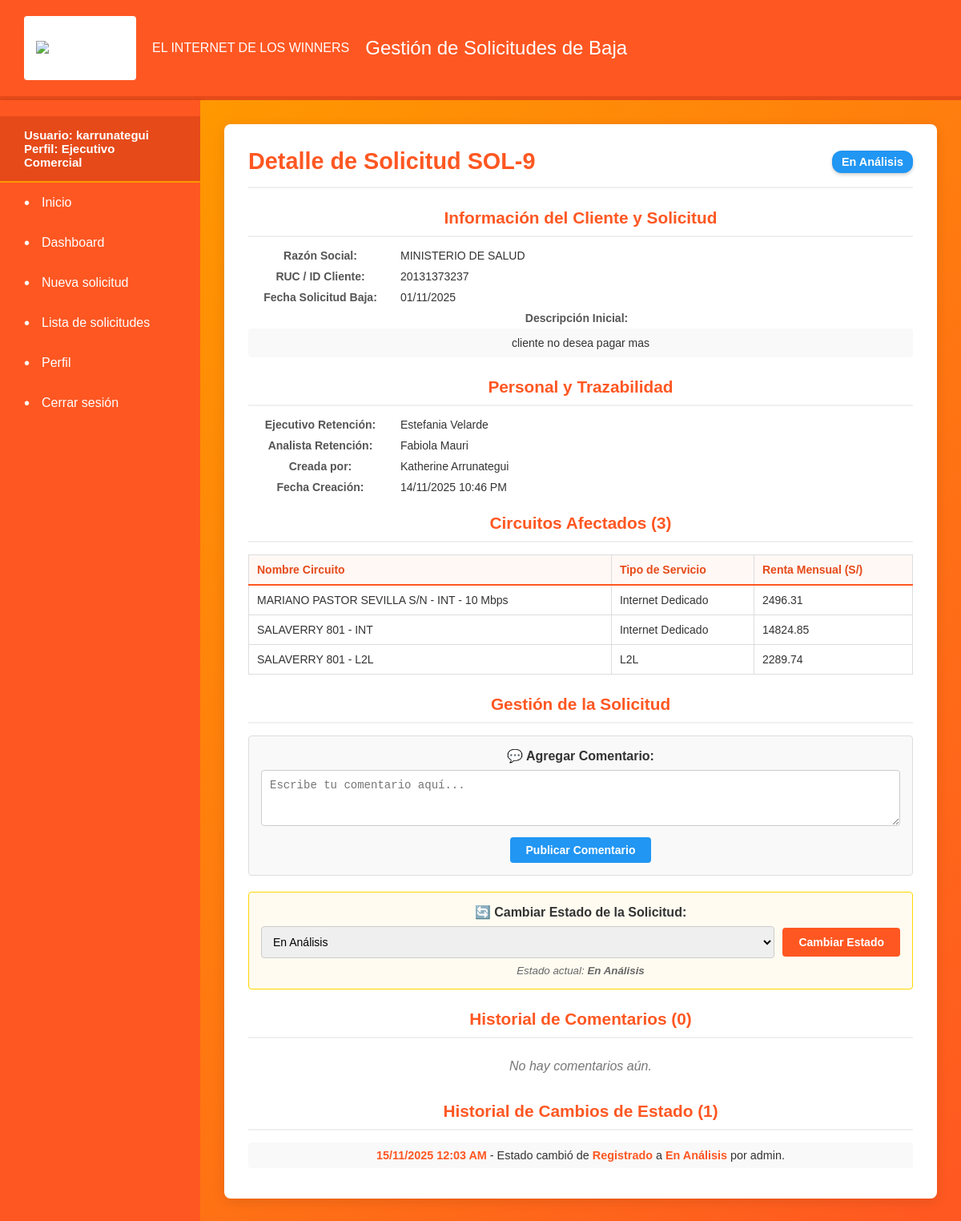
Before: /solicitud/detalle/9/ (signed in) with the older database file.
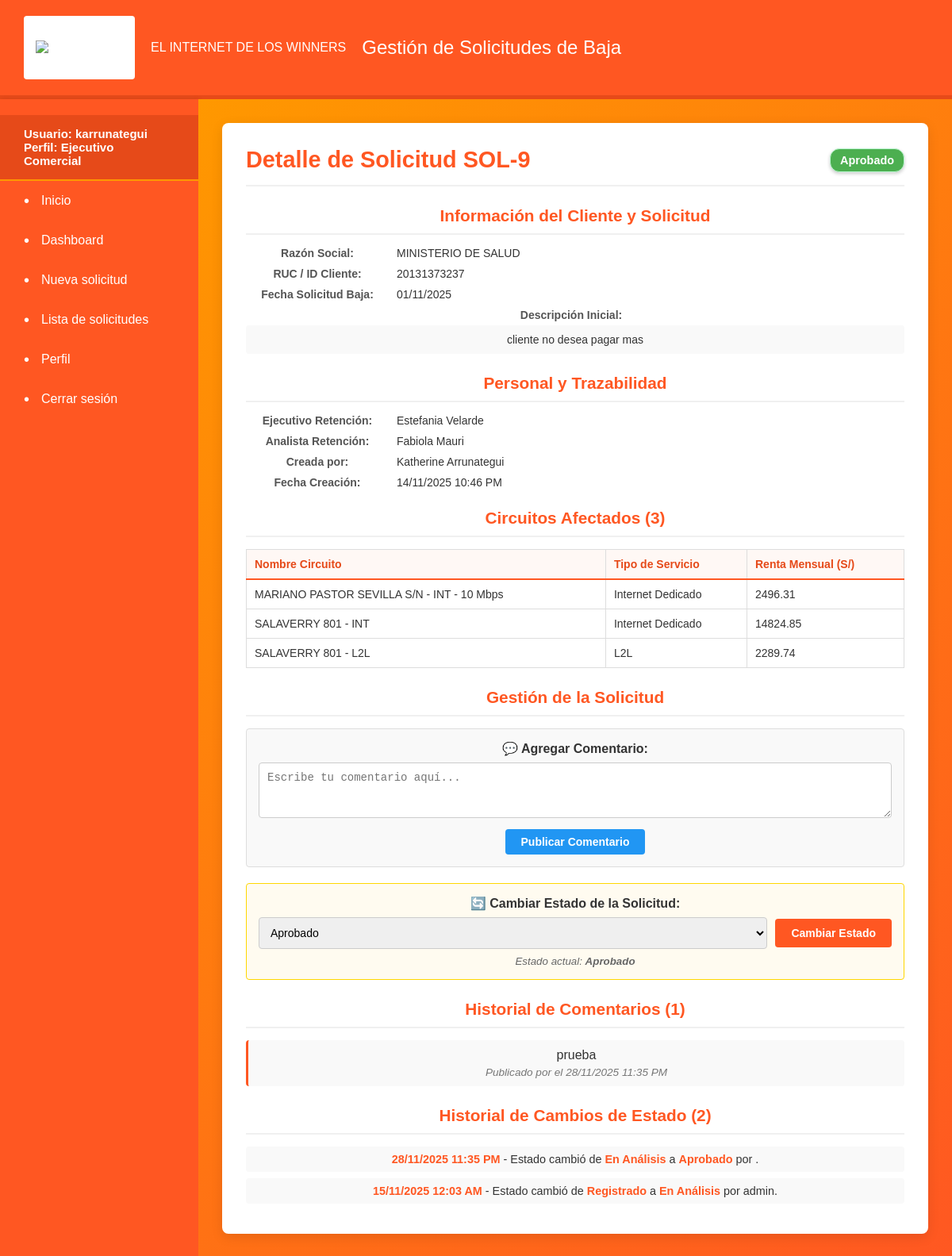
After: the same page with the newer database file.
### portal_retenciones/models.py (models this page shows, shortened)
class Solicitud(models.Model):
    cliente = models.ForeignKey(Cliente, on_delete=models.PROTECT, null=False)
    ejecutivo = models.ForeignKey(EjecutivoRetencion, on_delete=models.PROTECT, null=False)
    analista = models.ForeignKey(AnalistaRetencion, on_delete=models.PROTECT, null=False)
    estado_actual = models.ForeignKey(EstadoAtencion, on_delete=models.PROTECT, null=False)
    nivel_aprobacion = models.ForeignKey(NivelAprobacion, on_delete=models.PROTECT, null=False)
    fecha_creacion = models.DateTimeField(auto_now_add=True)
    descripcion = models.TextField(null=True, blank=True)
    asignado_automaticamente = models.BooleanField(default=False)
    circuitos = models.ManyToManyField(Circuito, through='SolicitudCircuito')
    fecha_solicitud_baja = models.DateField(null=True, blank=True)
    usuario_creador = models.ForeignKey(
        User,
        on_delete=models.SET_NULL,
        null=True,
        blank=True,
        related_name="solicitudes_creadas"
    )
    class Meta:
        permissions = [
            ("can_view_menu", "Puede ver el menú de inicio (requerido para login)"),
            ("can_create_solicitud", "Puede acceder al formulario de Nueva Solicitud"),
            ("can_view_solicitud_list", "Puede acceder a la lista de Solicitudes"),
            ("can_view_personal", "Puede acceder a la lista de Personal Activo"),
            ("can_manage_personnel", "Puede gestionar la asignación de personal a roles"),
        ]

class EstadoAtencion(models.Model):
    nombre_estado = models.CharField(max_length=100, null=False)
    descripcion = models.TextField(null=True, blank=True)

class Circuito(models.Model):
    cliente = models.ForeignKey(Cliente, on_delete=models.CASCADE, null=False)
    nombre_circuito = models.CharField(max_length=100, null=False)
    tipo_servicio = models.CharField(max_length=10, null=True, blank=True)
    estado = models.CharField(max_length=20, default='Activo')
    renta_mensual = models.DecimalField(max_digits=12, decimal_places=2, null=False)
    fecha_creacion = models.DateTimeField(auto_now_add=True)

class HistorialEstado(models.Model):
    solicitud = models.ForeignKey(Solicitud, on_delete=models.CASCADE, null=False)
    estado_anterior = models.ForeignKey(EstadoAtencion, related_name='+', on_delete=models.PROTECT, null=False)
    estado_nuevo = models.ForeignKey(EstadoAtencion, related_name='+', on_delete=models.PROTECT, null=False)
    fecha_cambio = models.DateTimeField(auto_now_add=True)
    usuario_cambio = models.CharField(max_length=100, null=False)

class Cliente(models.Model):
    ruc = models.CharField(max_length=100, unique=True, blank=False, null=False)
    razon_social = models.CharField(max_length=100, blank=False, null=False)
    fecha_registro = models.DateTimeField(auto_now_add=True)
    estado = models.CharField(max_length=20, default='Activo')

class EjecutivoRetencion(models.Model):
    nombre = models.CharField(max_length=100, null=False)
    email = models.EmailField(max_length=100, null=False, unique=True)
    activo = models.BooleanField(default=True)
    max_carga_renta = models.DecimalField(max_digits=12, decimal_places=2, null=True, blank=True)
    disponible_asignacion = models.BooleanField(default=True)

class AnalistaRetencion(models.Model):
    nombre = models.CharField(max_length=100, null=False)
    email = models.EmailField(max_length=100, null=False, unique=True)
    activo = models.BooleanField(default=True)

class Comentario(models.Model):
    solicitud = models.ForeignKey(Solicitud, on_delete=models.CASCADE, null=False)
    usuario = models.CharField(max_length=100, null=False)
    comentario = models.TextField(null=False)
    fecha_comentario = models.DateTimeField(auto_now_add=True)

### portal_retenciones/views/pages.py (the view)
# urls.py: path('solicitud/detalle/<int:solicitud_id>/', pages.solicitud_detalle_view, name='solicitud_detalle'),
@login_required
def solicitud_detalle_view(request, solicitud_id):
    solicitud = get_object_or_404(Solicitud, id=solicitud_id)
    circuitos_asociados = solicitud.circuitos.all()
    comentarios = Comentario.objects.filter(solicitud=solicitud).order_by('-fecha_comentario')
    historial_estado = HistorialEstado.objects.filter(solicitud=solicitud).order_by('-fecha_cambio')
    estados_disponibles = EstadoAtencion.objects.all()
    context = {
        'solicitud': solicitud,
        'circuitos_asociados': circuitos_asociados,
        'comentarios': comentarios,
        'historial_estado': historial_estado,
        'estados_disponibles': estados_disponibles,
    }
    return render(request, 'solicitud_detalle.html', context)

### templates/solicitud_detalle.html (shortened to what the changed rows need)
{% extends "base.html" %}
{% block content %}
<div class="detail-card">
    <div class="solicitud-header">
        <h1>Detalle de Solicitud SOL-{{ solicitud.id }}</h1>
        <span class="status-badge
            {% if solicitud.estado_actual.nombre_estado == 'Registrado' %}status-pendiente
            {% elif solicitud.estado_actual.nombre_estado == 'En Análisis' %}status-proceso
            {% elif solicitud.estado_actual.nombre_estado == 'Aprobado' %}status-aprobado
            {% elif solicitud.estado_actual.nombre_estado == 'Rechazado' %}status-rechazado
            {% endif %}">
            {{ solicitud.estado_actual.nombre_estado }}
        </span>
    </div>
    <div class="detail-section">
        <h2>Información del Cliente y Solicitud</h2>
        <div class="detail-item">
            <strong>Razón Social:</strong>
            <span>{{ solicitud.cliente.razon_social }}</span>
        </div>
        <div class="detail-item">
            <strong>RUC / ID Cliente:</strong>
            <span>{{ solicitud.cliente.ruc }}</span>
        </div>
        <div class="detail-item">
            <strong>Fecha Solicitud Baja:</strong>
            <span>{{ solicitud.fecha_solicitud_baja|date:"d/m/Y" }}</span>
        </div>
        <div class="detail-item" style="display: block;">
            <strong>Descripción Inicial:</strong>
            <p style="margin-top: 5px; background-color: #f9f9f9; padding: 10px; border-radius: 4px; color: #333;">
                {{ solicitud.descripcion|default:"Sin descripción." }}
            </p>
        </div>
    </div>
    <div class="detail-section">
        <h2>Personal y Trazabilidad</h2>
        <div class="detail-item">
            <strong>Ejecutivo Retención:</strong>
            <span>{{ solicitud.ejecutivo.nombre }}</span>
        </div>
        <div class="detail-item">
            <strong>Analista Retención:</strong>
            <span>{{ solicitud.analista.nombre }}</span>
        </div>
        <div class="detail-item">
            <strong>Creada por:</strong>
            <span>{{ solicitud.usuario_creador.first_name }} {{ solicitud.usuario_creador.last_name }}</span>
        </div>
        <div class="detail-item">
            <strong>Fecha Creación:</strong>
            <span>{{ solicitud.fecha_creacion|date:"d/m/Y h:i A" }}</span>
        </div>
    </div>
    <div class="detail-section">
        <h2>Circuitos Afectados ({{ circuitos_asociados|length }})</h2>
        {% if circuitos_asociados %}
        <table class="circuit-table">
            <thead>
                <tr>
                    <th>Nombre Circuito</th>
                    <th>Tipo de Servicio</th>
                    <th>Renta Mensual (S/)</th>
                </tr>
            </thead>
            <tbody>
                {% for circuito in circuitos_asociados %}
                <tr>
                    <td>{{ circuito.nombre_circuito }}</td>
                    <td>{{ circuito.tipo_servicio|default:"N/A" }}</td>
                    <td>{{ circuito.renta_mensual|floatformat:2 }}</td>
                </tr>
                {% endfor %}
            </tbody>
        </table>
        {% else %}
        <p class="no-data-message">No hay circuitos asociados a esta solicitud.</p>
        {% endif %}
    </div>
    <div class="detail-section">
        <h2>Gestión de la Solicitud</h2>
        <form method="POST" action="{% url 'procesar_accion_solicitud' solicitud.id %}">
            <div style="background-color: #fffbf0; padding: 15px; border-radius: 4px; border: 1px solid #ffd700;">
                <div style="display: flex; gap: 10px; align-items: center;">
                    <select
                        id="nuevo_estado"
                        name="nuevo_estado"
                        style="flex: 1; padding: 10px; border: 1px solid #ccc; border-radius: 4px; font-size: 14px;">
                        {% for estado in estados_disponibles %}
                            <option value="{{ estado.id }}" {% if estado.id == solicitud.estado_actual.id %}selected{% endif %}>
                                {{ estado.nombre_estado }}
                            </option>
                        {% endfor %}
                    </select>
                    <button
                        type="submit"
                        style="background-color: #ff5722; color: white; padding: 10px 20px; border: none; border-radius: 4px; cursor: pointer; font-size: 14px; font-weight: bold; white-space: nowrap;">
                        Cambiar Estado
                    </button>
                </div>
                <small style="display: block; margin-top: 8px; color: #666; font-style: italic;">
                    Estado actual: <strong>{{ solicitud.estado_actual.nombre_estado }}</strong>
                </small>
            </div>
        </form>
    </div>
    <div class="detail-section">
        <h2>Historial de Comentarios ({{ comentarios|length }})</h2>
        {% if comentarios %}
            {% for comentario in comentarios %}
            <div class="comentario-item">
                <p>{{ comentario.comentario }}</p>
                <div class="comentario-meta">
                    Publicado por <strong>{{ comentario.usuario }}</strong> el {{ comentario.fecha_comentario|date:"d/m/Y h:i A" }}
                </div>
            </div>
            {% endfor %}
        {% else %}
            <p class="no-data-message">No hay comentarios aún.</p>
        {% endif %}
    </div>
    <div class="detail-section">
        <h2>Historial de Cambios de Estado ({{ historial_estado|length }})</h2>
        {% if historial_estado %}
        <ul class="historial-list">
            {% for historial in historial_estado %}
            <li>
                <strong>{{ historial.fecha_cambio|date:"d/m/Y h:i A" }}</strong> -
                Estado cambió de <strong>{{ historial.estado_anterior.nombre_estado }}</strong>
                a <strong>{{ historial.estado_nuevo.nombre_estado }}</strong>
                por {{ historial.usuario_cambio }}.
            </li>
            {% endfor %}
        </ul>
        {% else %}
        <p class="no-data-message">No hay historial de cambios de estado registrado.</p>
        {% endif %}
    </div>
</div>
{% endblock %}

Changed rows visible on the page:
changed Solicitud "cliente no desea pagar mas": estado_actual_id 2 → 3 (drawn); estado_actual.nombre_estado "En Análisis" → "Aprobado"; nuevo_estado "En Análisis" → "Aprobado"
added Comentario: comentario "prueba", fecha_comentario "28/11/2025 11:35 PM"
added HistorialEstado: fecha_cambio "28/11/2025 11:35 PM", estado_anterior.nombre_estado "En Análisis", estado_nuevo.nombre_estado "Aprobado"
Other visible differences:
{{ comentarios|length }}: "0" → "1"
{{ historial_estado|length }}: "1" → "2"
text no longer shown: "No hay comentarios aún."
